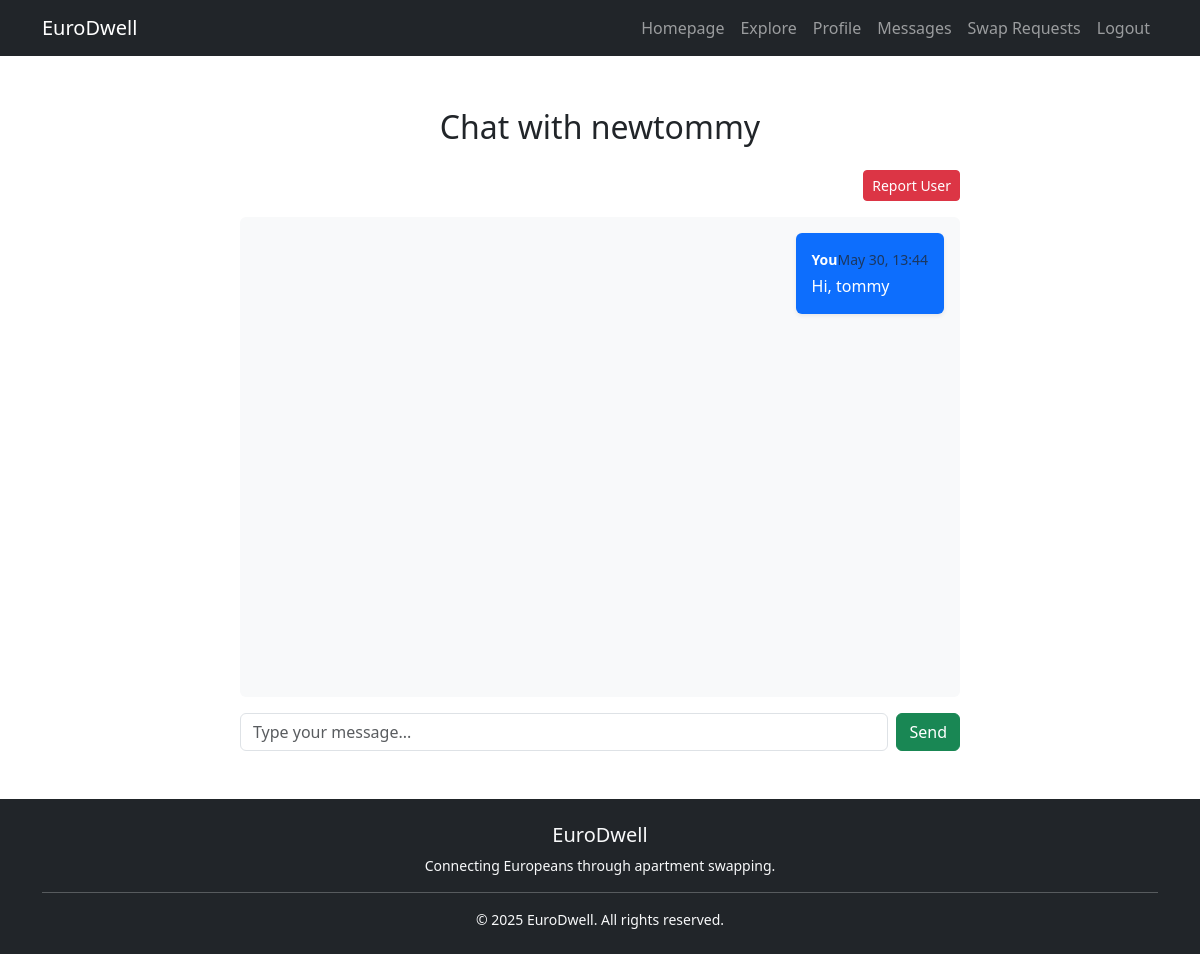
Before: /messages/4/ (signed in) with the older database file.
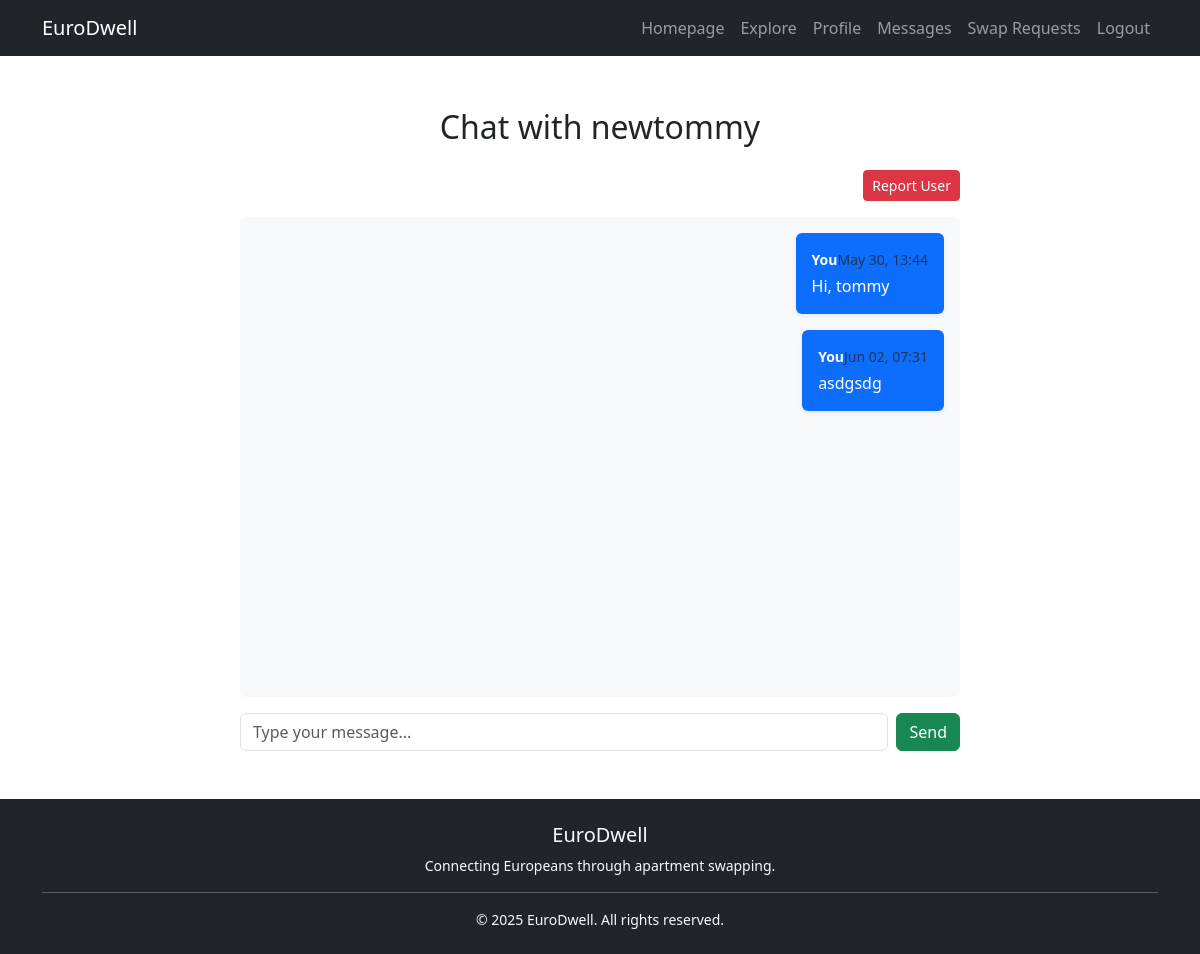
After: the same page with the newer database file.
### app/models.py (models this page shows, shortened)
class Message(models.Model):
    sender = models.ForeignKey(User, related_name="sent_messages", on_delete=models.CASCADE)
    receiver = models.ForeignKey(User, related_name="received_messages", on_delete=models.CASCADE)
    content = models.TextField()
    created_at = models.DateTimeField(auto_now_add=True)
    is_read = models.BooleanField(default=False)

### app/views.py (the view)
# urls.py: path('messages/<int:recipient_id>/', views.chat_with_user, name='chat_with_user'),
@login_required
def chat_with_user(request, recipient_id):
    recipient = get_object_or_404(User, id=recipient_id)
    if recipient == request.user:
        messages.error(request, "You cannot send a message to yourself.")
        return redirect("chat_inbox")
    messages_sent = Message.objects.filter(sender=request.user, receiver=recipient)
    messages_received = Message.objects.filter(sender=recipient, receiver=request.user)
    messages_received.filter(is_read=False).update(is_read=True)
    all_messages = sorted(
        chain(messages_sent, messages_received),
        key=lambda m: m.created_at
    )
    if request.method == "POST":
        form = MessageForm(request.POST)
        if form.is_valid():
            msg = form.save(commit=False)
            msg.sender = request.user
            msg.receiver = recipient
            msg.save()
            return redirect('chat_with_user', recipient_id=recipient.id)
    else:
        form = MessageForm()
    return render(request, "chat_with_user.html", {
        "all_messages": all_messages,
        "recipient": recipient,
        "form": form,
    })

### app/forms.py (shortened to what this page needs)
class MessageForm(forms.ModelForm):
    class Meta:
        model = Message
        fields = ['content']
        widgets = {
            'content': forms.TextInput(attrs={
                'class': 'form-control w-100',
                'placeholder': 'Type your message...'
            }),
        }

### app/context_processors.py (called while the page is built)
def unread_message_count(request):
    if request.user.is_authenticated:
        count = Message.objects.filter(receiver=request.user, is_read=False).count()
        return {'unread_message_count': count}
    return {}

def pending_swap_requests_count(request):
    if request.user.is_authenticated:
        count = SwapRequest.objects.filter(
            apartment_requested__user=request.user,
            status='Pending'
        ).count()
        return {'pending_swap_requests_count': count}
    return {}

### app/templates/chat_with_user.html (shortened to what this page needs)
{% extends 'base.html' %}
{% block content %}
<div class="container">
    <div class="row justify-content-center">
        <div class="col-md-8">
            <h2 class="my-4 text-center">Chat with {{ recipient.username }}</h2>
            {% if user.is_authenticated and user.id != recipient.id %}
                <div class="mb-3 text-end">
                    <a href="{% url 'report_user' recipient.id %}" class="btn btn-danger btn-sm">Report User</a>
                </div>
            {% endif %}
            <div class="bg-light rounded p-3 mb-3" style="height: 60vh; overflow-y: scroll;">
                {% for message in all_messages %}
                    <div class="d-flex mb-3 {% if message.sender == request.user %}justify-content-end{% else %}justify-content-start{% endif %}">
                        <div class="p-3 rounded shadow-sm {% if message.sender == request.user %}bg-primary text-white{% else %}bg-white text-dark{% endif %}" style="max-width: 70%;">
                            <div class="mb-1 small">
                                <strong>{% if message.sender == request.user %}You{% else %}{{ message.sender.username }}{% endif %}</strong>
                                <span class="text-muted float-end">{{ message.created_at|date:"M d, H:i" }}</span>
                            </div>
                            <div>{{ message.content }}</div>
                        </div>
                    </div>
                {% empty %}
                    <p class="text-muted text-center">No messages yet.</p>
                {% endfor %}
            </div>
            <form method="post">
                <div class="d-flex">
                    {{ form.content }}
                    <button type="submit" class="btn btn-success ms-2">Send</button>
                </div>
            </form>
        </div>
    </div>
</div>
{% endblock %}

Changed rows visible on the page:
added Message: shows "You", created_at "Jun 02, 07:31", content "asdgsdg"
